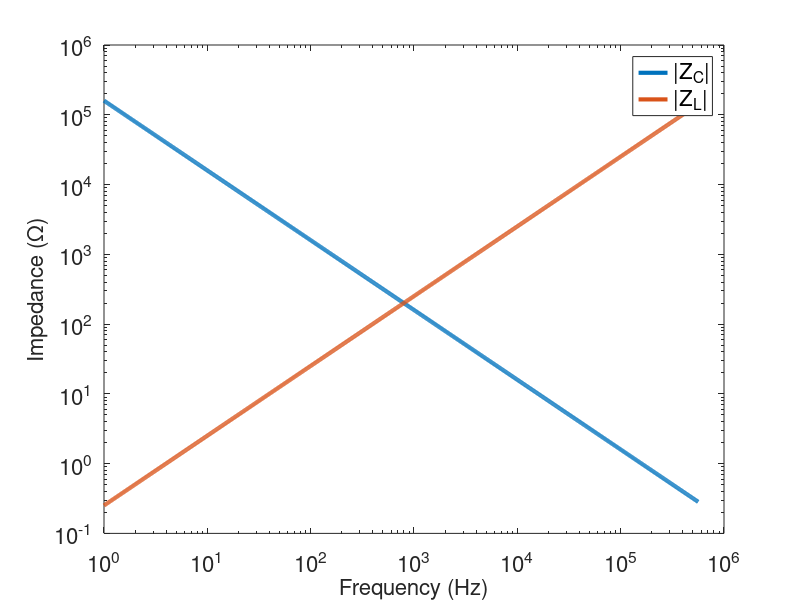

This chart was generated by the following MATLAB code:
clear all
close all
clc
format short eng

C=1e-6; %1 uF
L=40e-3; %40 mH
f=logspace(0,5.75,1000);
w=2*pi*f;
Zc=1./(j.*w.*C);
Zl=j*w*L;

figure(1)
loglog(f,abs(Zc),'LineWidth',3)
hold on
loglog(f,abs(Zl),'LineWidth',3)
legend('|Z_C|','|Z_L|')
xlabel('Frequency (Hz)')
ylabel('Impedance (\Omega)')
set(findall(gcf,'-property','FontSize'),'FontSize',16)

